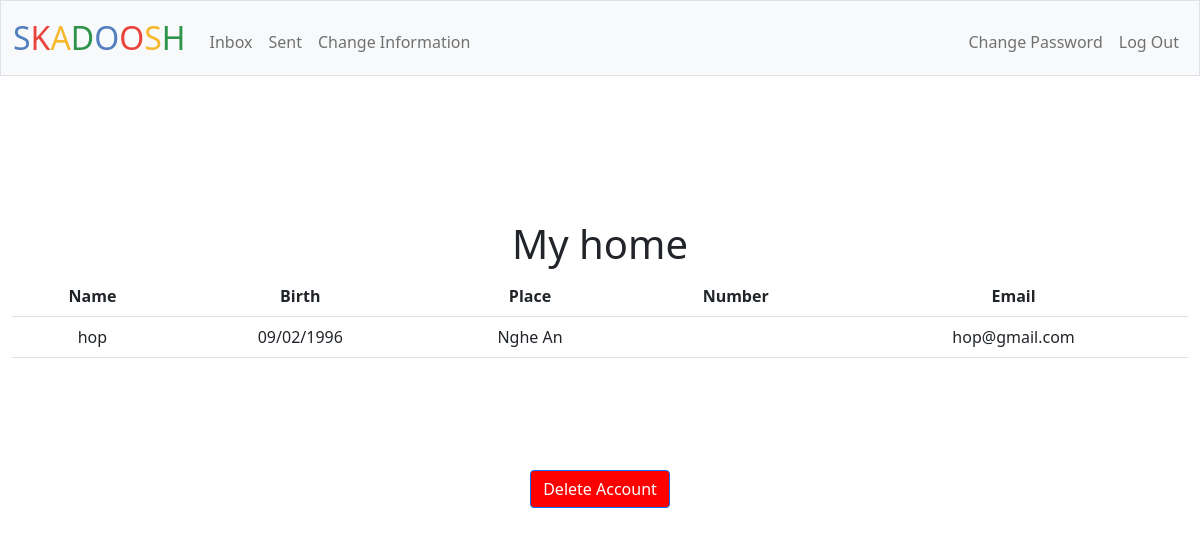
The page / (signed in) on the database its author committed.
### tables this page shows
CREATE TABLE informations (
id INTEGER PRIMARY KEY AUTOINCREMENT NOT NULL,
user_id INTEGER NOT NULL,
name TEXT NOT NULL,
birth TEXT,
place TEXT,
number TEXT,
email TEXT NOT NULL UNIQUE);

### app.py (the view, shortened to what this page needs)
@app.route("/", methods=["GET", "POST"])
@login_required
def index():
    if request.method == "GET":
        user_id = session['user_id']
        rows = db.execute("SELECT * FROM informations WHERE user_id = ?", user_id)
        if len(rows) == 0:
            message = 'You must provide you informations first!'
            return render_template("information.html", requirement=message)
        return render_template("index.html", rows=rows)

### app.py (called while the page is built)
@app.after_request
def after_request(response):
    response.headers["Cache-Control"] = "no-cache, no-store, must-revalidate"
    response.headers["Expires"] = 0
    response.headers["Pragma"] = "no-cache"
    return response

### helpers.py (called while the page is built)
def login_required(f):
    @wraps(f)
    def decorated_function(*args, **kwargs):
        if session.get("user_id") is None:
            return redirect("/login")
        return f(*args, **kwargs)
    return decorated_function

### templates/index.html (shortened to what this page needs)
{% extends "layout.html" %}
{% block main %}
    <h1>My home</h1>
    <table class="table">
        <tr>
            <th scope="col">Name</th>
            <th scope="col">Birth</th>
            <th scope="col">Place</th>
            <th scope="col">Number</th>
            <th scope="col">Email</th>
        </tr>
        {% for row in rows %}
        <tr>
            <td>{{ row.name }}</td>
            <td>{{ row.birth }}</td>
            <td>{{ row.place }}</td>
            <td>{{ row.number }}</td>
            <td>{{ row.email }}</td>
        </tr>
        {% endfor %}
    </table>
{% endblock %}

### templates/layout.html (shortened to what this page needs)
<!DOCTYPE html>
<html lang="en">
    <head>
        <link href="https://cdn.jsdelivr.net/npm/bootstrap@5.1.3/dist/css/bootstrap.min.css" rel="stylesheet">
        <link href="/static/styles.css" rel="stylesheet">
    </head>
    <body>
        <nav class="bg-light border navbar navbar-expand-md navbar-light">
            <div class="container-fluid">
                <a class="navbar-brand" href="/"><span class="blue">S</span><span class="red">K</span><span class="yellow">A</span><span class="green">D</span><span class="blue">O</span><span class="red">O</span><span class="yellow">S</span><span class="green">H</span></a>
                <div class="collapse navbar-collapse" id="navbar">
                    {% if session["user_id"] %}
                        <ul class="navbar-nav me-auto mt-2">
                            <li class="nav-item"><a class="nav-link" href="/inbox">Inbox</a></li>
                            <li class="nav-item"><a class="nav-link" href="/sent">Sent</a></li>
                            <li class="nav-item"><a class="nav-link" href="/change_information">Change Information</a></li>
                        </ul>
                        <ul class="navbar-nav ms-auto mt-2">
                            <li class="nav-item"><a class="nav-link" href="/change_password">Change Password</a></li>
                            <li class="nav-item"><a class="nav-link" href="/logout">Log Out</a></li>
                        </ul>
                    {% else %}
                        <ul class="navbar-nav ms-auto mt-2">
                            <li class="nav-item"><a class="nav-link" href="/register">Register</a></li>
                            <li class="nav-item"><a class="nav-link" href="/login">Log In</a></li>
                        </ul>
                    {% endif %}
                </div>
            </div>
        </nav>
        <div class="container-fluid py-5" id="main">
        </div>
        <main class="container-fluid py-5 text-center">
            {% block main %}{% endblock %}
        </main>
    </body>
    <footer>
        <main class="container-fluid py-5 text-center">
            <form action="/" method="post">
                <button id="deleteAccount" class="btn btn-primary" type="submit">Delete Account</button>
            </form>
        </main>
    </footer>
</html>

### static/styles.css (style rules this page uses)
nav .navbar-brand { font-size: xx-large; }
nav .navbar-brand .blue { color: #537fbe; }
nav .navbar-brand .red { color: #ea433b; }
nav .navbar-brand .yellow { color: #f5b82e; }
nav .navbar-brand .green { color: #2e944b; }
#deleteAccount { background-color:red; }

### rows shown on the page
informations: name "hop", birth "09/02/1996", place "Nghe An", email "hop@gmail.com"
